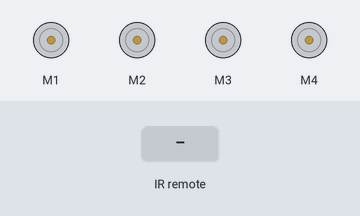
The sketch below on a simulated Arduino Uno, built with avr-gcc and run on an emulated ATmega328P. Shown: 4 × DC motor (green arrow = forward, orange = backward, longer = faster). The test bench sets the inputs (shaded band).

Above: at 6.2 s.
6.3 s: infrared code 0x810 received
At 6.42 s:
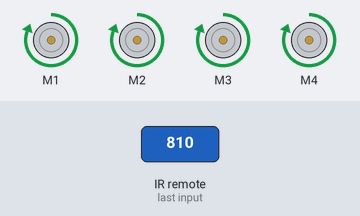
8.0 s: infrared code 0xC10 received
At 8.12 s:
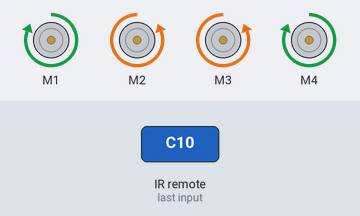
9.7 s: infrared code 0xA10 received
At 9.82 s:
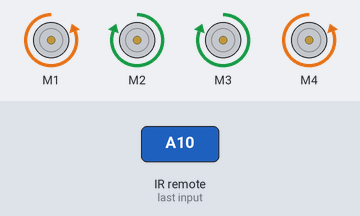
11.4 s: infrared code 0xE10 received
At 11.52 s:
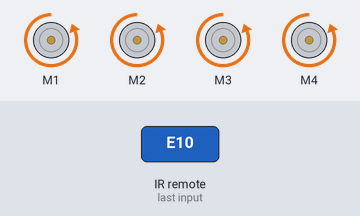
Timing chart, 0 to 14.1 s (numbered marks = the images above; inputs shaded):
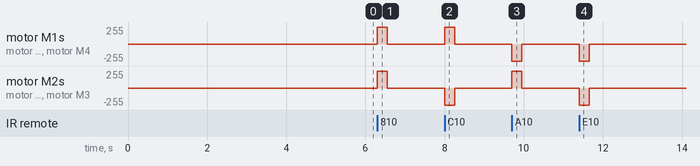

The sketch:

project51.ino
```cpp
// Project 51 - Creating an IR Remote Control Tank
int receiverpin = 2; // pin 1 of IR receiver to Arduino digital pin 11
#include <IRremote.h>
IRrecv irrecv(receiverpin); // create instance of 'irrecv'
decode_results results;
#include <AFMotor.h>
AF_DCMotor motor1(1); // set-up instances of each motor
AF_DCMotor motor2(2);
AF_DCMotor motor3(3);
AF_DCMotor motor4(4);

void goForward(int speed, int duration)
{
  motor1.setSpeed(speed);
  motor2.setSpeed(speed);
  motor3.setSpeed(speed);
  motor4.setSpeed(speed);
  motor1.run(FORWARD);
  motor2.run(FORWARD);
  motor3.run(FORWARD);
  motor4.run(FORWARD);
  delay(duration);
  motor1.run(RELEASE);
  motor2.run(RELEASE);
  motor3.run(RELEASE);
  motor4.run(RELEASE);
}

void goBackward(int speed, int duration)
{
  motor1.setSpeed(speed);
  motor2.setSpeed(speed);
  motor3.setSpeed(speed);
  motor4.setSpeed(speed);
  motor1.run(BACKWARD);
  motor2.run(BACKWARD);
  motor3.run(BACKWARD);
  motor4.run(BACKWARD);
  delay(duration);
  motor1.run(RELEASE);
  motor2.run(RELEASE);
  motor3.run(RELEASE);
  motor4.run(RELEASE);
}

void rotateLeft(int speed, int duration)
{
  motor1.setSpeed(speed);
  motor2.setSpeed(speed);
  motor3.setSpeed(speed);
  motor4.setSpeed(speed);
  motor1.run(FORWARD);
  motor2.run(BACKWARD);
  motor3.run(BACKWARD);
  motor4.run(FORWARD);
  delay(duration);
  motor1.run(RELEASE);
  motor2.run(RELEASE);
  motor3.run(RELEASE);
  motor4.run(RELEASE);
}

void rotateRight(int speed, int duration)
{
  motor1.setSpeed(speed);
  motor2.setSpeed(speed);
  motor3.setSpeed(speed);
  motor4.setSpeed(speed);
  motor1.run(BACKWARD);
  motor2.run(FORWARD);
  motor3.run(FORWARD);
  motor4.run(BACKWARD);
  delay(duration);
  motor1.run(RELEASE);
  motor2.run(RELEASE);
  motor3.run(RELEASE);
  motor4.run(RELEASE);
}

// translateIR takes action based on IR code received, uses Sony IR codes
void translateIR()
{
  switch (results.value)
  {
    case 0x810:
      goForward(255, 250);
      break; // 2
    case 0xC10:
      rotateLeft(255, 250);
      break; // 4
    case 0xA10:
      rotateRight(255, 250);
      break; // 6
    case 0xE10:
      goBackward(255, 250);
      break; // 8
  }
}

void setup()
{
  delay(5000);
  irrecv.enableIRIn(); // start IR receiver
}

void loop()
{
  if (irrecv.decode(&results)) // have we received an IR signal?
  {
    translateIR();
    for (int z = 0 ; z < 2 ; z++) // ignore the repeated codes
    {
      irrecv.resume(); // receive the next value
    }
  }
}
```

Measured:
- after the input at 6.3 s, motor M1–4: stopped → forward 255/255 at once, → stopped 0.25 s later
- after the input at 8.0 s, motor M1, motor M4: stopped → forward 255/255 at once, → stopped 0.25 s later; motor M2, motor M3: stopped → backward 255/255 at once, → stopped 0.25 s later
- after the input at 9.7 s, motor M1, motor M4: stopped → backward 255/255 at once, → stopped 0.25 s later; motor M2, motor M3: stopped → forward 255/255 at once, → stopped 0.25 s later
- after the input at 11.4 s, motor M1–4: stopped → backward 255/255 at once, → stopped 0.25 s later
